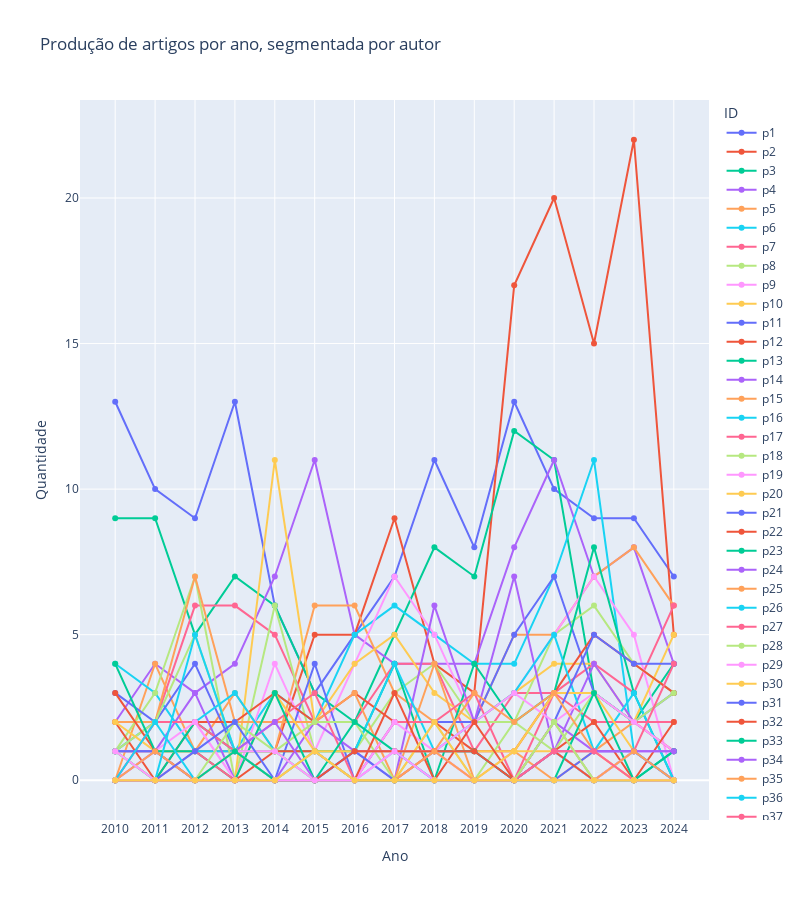

Notebook source saved alongside this figure:
### Code cell
plotador = PlotadorProducao(df_publ_pesq_anos)
plotador.plotar_linhas()

### Figure 1 — Plotly figure (JSON) as saved in the notebook; plotly's stock layout.template omitted (floating-point values rounded to 4 significant figures)
{"data": [{"hovertemplate": "ID=p1<br>Ano=%{x}<br>Quantidade=%{y}<extra></extra>", "legendgroup": "p1", "line": {"color": "#636efa", "dash": "solid"}, "mode": "lines+markers", "name": "p1", "orientation": "v", "showlegend": true, "type": "scatter", "x": ["2010", "2011", "2012", "2013", "2014", "2015", "2016", "2017", "2018", "2019", "2020", "2021", "2022", "2023", "2024"], "xaxis": "x", "y": [13, 10, 9, 13, 6, 3, 5, 7, 11, 8, 13, 10, 9, 9, 7], "yaxis": "y"}, {"hovertemplate": "ID=p2<br>Ano=%{x}<br>Quantidade=%{y}<extra></extra>", "legendgroup": "p2", "line": {"color": "#EF553B", "dash": "solid"}, "mode": "lines+markers", "name": "p2", "orientation": "v", "showlegend": true, "type": "scatter", "x": ["2010", "2011", "2012", "2013", "2014", "2015", "2016", "2017", "2018", "2019", "2020", "2021", "2022", "2023", "2024"], "xaxis": "x", "y": [1, 1, 1, 1, 1, 5, 5, 9, 4, 3, 17, 20, 15, 22, 5], "yaxis": "y"}, {"hovertemplate": "ID=p3<br>Ano=%{x}<br>Quantidade=%{y}<extra></extra>", "legendgroup": "p3", "line": {"color": "#00cc96", "dash": "solid"}, "mode": "lines+markers", "name": "p3", "orientation": "v", "showlegend": true, "type": "scatter", "x": ["2010", "2011", "2012", "2013", "2014", "2015", "2016", "2017", "2018", "2019", "2020", "2021", "2022", "2023", "2024"], "xaxis": "x", "y": [9, 9, 5, 7, 6, 3, 2, 5, 8, 7, 12, 11, 3, 2, 4], "yaxis": "y"}, {"hovertemplate": "ID=p4<br>Ano=%{x}<br>Quantidade=%{y}<extra></extra>", "legendgroup": "p4", "line": {"color": "#ab63fa", "dash": "solid"}, "mode": "lines+markers", "name": "p4", "orientation": "v", "showlegend": true, "type": "scatter", "x": ["2010", "2011", "2012", "2013", "2014", "2015", "2016", "2017", "2018", "2019", "2020", "2021", "2022", "2023", "2024"], "xaxis": "x", "y": [2, 4, 3, 4, 7, 11, 5, 4, 4, 4, 8, 11, 7, 8, 4], "yaxis": "y"}, {"hovertemplate": "ID=p5<br>Ano=%{x}<br>Quantidade=%{y}<extra></extra>", "legendgroup": "p5", "line": {"color": "#FFA15A", "dash": "solid"}, "mode": "lines+markers", "name": "p5", "orientation": "v", "showlegend": true, "type": "scatter", "x": ["2010", "2011", "2012", "2013", "2014", "2015", "2016", "2017", "2018", "2019", "2020", "2021", "2022", "2023", "2024"], "xaxis": "x", "y": [0, 4, 1, 3, 1, 6, 6, 3, 2, 2, 5, 5, 7, 8, 6], "yaxis": "y"}, {"hovertemplate": "ID=p6<br>Ano=%{x}<br>Quantidade=%{y}<extra></extra>", "legendgroup": "p6", "line": {"color": "#19d3f3", "dash": "solid"}, "mode": "lines+markers", "name": "p6", "orientation": "v", "showlegend": true, "type": "scatter", "x": ["2010", "2011", "2012", "2013", "2014", "2015", "2016", "2017", "2018", "2019", "2020", "2021", "2022", "2023", "2024"], "xaxis": "x", "y": [4, 3, 1, 1, 3, 2, 5, 6, 5, 4, 4, 7, 11, 1, 0], "yaxis": "y"}, {"hovertemplate": "ID=p7<br>Ano=%{x}<br>Quantidade=%{y}<extra></extra>", "legendgroup": "p7", "line": {"color": "#FF6692", "dash": "solid"}, "mode": "lines+markers", "name": "p7", "orientation": "v", "showlegend": true, "type": "scatter", "x": ["2010", "2011", "2012", "2013", "2014", "2015", "2016", "2017", "2018", "2019", "2020", "2021", "2022", "2023", "2024"], "xaxis": "x", "y": [0, 2, 6, 6, 5, 2, 2, 4, 4, 1, 3, 3, 4, 3, 6], "yaxis": "y"}, {"hovertemplate": "ID=p8<br>Ano=%{x}<br>Quantidade=%{y}<extra></extra>", "legendgroup": "p8", "line": {"color": "#B6E880", "dash": "solid"}, "mode": "lines+markers", "name": "p8", "orientation": "v", "showlegend": true, "type": "scatter", "x": ["2010", "2011", "2012", "2013", "2014", "2015", "2016", "2017", "2018", "2019", "2020", "2021", "2022", "2023", "2024"], "xaxis": "x", "y": [1, 3, 7, 0, 6, 1, 1, 3, 4, 2, 2, 5, 6, 4, 3], "yaxis": "y"}, {"hovertemplate": "ID=p9<br>Ano=%{x}<br>Quantidade=%{y}<extra></extra>", "legendgroup": "p9", "line": {"color": "#FF97FF", "dash": "solid"}, "mode": "lines+markers", "name": "p9", "orientation": "v", "showlegend": true, "type": "scatter", "x": ["2010", "2011", "2012", "2013", "2014", "2015", "2016", "2017", "2018", "2019", "2020", "2021", "2022", "2023", "2024"], "xaxis": "x", "y": [1, 2, 2, 0, 4, 1, 4, 7, 5, 2, 3, 5, 7, 5, 0], "yaxis": "y"}, {"hovertemplate": "ID=p10<br>Ano=%{x}<br>Quantidade=%{y}<extra></extra>", "legendgroup": "p10", "line": {"color": "#FECB52", "dash": "solid"}, "mode": "lines+markers", "name": "p10", "orientation": "v", "showlegend": true, "type": "scatter", "x": ["2010", "2011", "2012", "2013", "2014", "2015", "2016", "2017", "2018", "2019", "2020", "2021", "2022", "2023", "2024"], "xaxis": "x", "y": [0, 0, 0, 0, 11, 2, 4, 5, 3, 2, 3, 4, 4, 2, 5], "yaxis": "y"}, {"hovertemplate": "ID=p11<br>Ano=%{x}<br>Quantidade=%{y}<extra></extra>", "legendgroup": "p11", "line": {"color": "#636efa", "dash": "solid"}, "mode": "lines+markers", "name": "p11", "orientation": "v", "showlegend": true, "type": "scatter", "x": ["2010", "2011", "2012", "2013", "2014", "2015", "2016", "2017", "2018", "2019", "2020", "2021", "2022", "2023", "2024"], "xaxis": "x", "y": [3, 2, 4, 1, 0, 4, 0, 2, 2, 2, 5, 7, 3, 2, 3], "yaxis": "y"}, {"hovertemplate": "ID=p12<br>Ano=%{x}<br>Quantidade=%{y}<extra></extra>", "legendgroup": "p12", "line": {"color": "#EF553B", "dash": "solid"}, "mode": "lines+markers", "name": "p12", "orientation": "v", "showlegend": true, "type": "scatter", "x": ["2010", "2011", "2012", "2013", "2014", "2015", "2016", "2017", "2018", "2019", "2020", "2021", "2022", "2023", "2024"], "xaxis": "x", "y": [2, 0, 2, 2, 3, 2, 3, 2, 2, 1, 1, 3, 5, 4, 3], "yaxis": "y"}, {"hovertemplate": "ID=p13<br>Ano=%{x}<br>Quantidade=%{y}<extra></extra>", "legendgroup": "p13", "line": {"color": "#00cc96", "dash": "solid"}, "mode": "lines+markers", "name": "p13", "orientation": "v", "showlegend": true, "type": "scatter", "x": ["2010", "2011", "2012", "2013", "2014", "2015", "2016", "2017", "2018", "2019", "2020", "2021", "2022", "2023", "2024"], "xaxis": "x", "y": [1, 0, 2, 1, 1, 1, 1, 4, 0, 4, 2, 3, 8, 3, 0], "yaxis": "y"}, {"hovertemplate": "ID=p14<br>Ano=%{x}<br>Quantidade=%{y}<extra></extra>", "legendgroup": "p14", "line": {"color": "#ab63fa", "dash": "solid"}, "mode": "lines+markers", "name": "p14", "orientation": "v", "showlegend": true, "type": "scatter", "x": ["2010", "2011", "2012", "2013", "2014", "2015", "2016", "2017", "2018", "2019", "2020", "2021", "2022", "2023", "2024"], "xaxis": "x", "y": [1, 1, 3, 0, 0, 2, 1, 0, 6, 2, 7, 1, 4, 2, 1], "yaxis": "y"}, {"hovertemplate": "ID=p15<br>Ano=%{x}<br>Quantidade=%{y}<extra></extra>", "legendgroup": "p15", "line": {"color": "#FFA15A", "dash": "solid"}, "mode": "lines+markers", "name": "p15", "orientation": "v", "showlegend": true, "type": "scatter", "x": ["2010", "2011", "2012", "2013", "2014", "2015", "2016", "2017", "2018", "2019", "2020", "2021", "2022", "2023", "2024"], "xaxis": "x", "y": [2, 2, 7, 2, 2, 2, 3, 0, 4, 0, 1, 0, 1, 2, 1], "yaxis": "y"}, {"hovertemplate": "ID=p16<br>Ano=%{x}<br>Quantidade=%{y}<extra></extra>", "legendgroup": "p16", "line": {"color": "#19d3f3", "dash": "solid"}, "mode": "lines+markers", "name": "p16", "orientation": "v", "showlegend": true, "type": "scatter", "x": ["2010", "2011", "2012", "2013", "2014", "2015", "2016", "2017", "2018", "2019", "2020", "2021", "2022", "2023", "2024"], "xaxis": "x", "y": [1, 2, 2, 3, 1, 0, 1, 4, 1, 2, 3, 5, 1, 3, 0], "yaxis": "y"}, {"hovertemplate": "ID=p17<br>Ano=%{x}<br>Quantidade=%{y}<extra></extra>", "legendgroup": "p17", "line": {"color": "#FF6692", "dash": "solid"}, "mode": "lines+markers", "name": "p17", "orientation": "v", "showlegend": true, "type": "scatter", "x": ["2010", "2011", "2012", "2013", "2014", "2015", "2016", "2017", "2018", "2019", "2020", "2021", "2022", "2023", "2024"], "xaxis": "x", "y": [0, 2, 2, 1, 2, 3, 0, 2, 2, 3, 0, 3, 2, 2, 2], "yaxis": "y"}, {"hovertemplate": "ID=p18<br>Ano=%{x}<br>Quantidade=%{y}<extra></extra>", "legendgroup": "p18", "line": {"color": "#B6E880", "dash": "solid"}, "mode": "lines+markers", "name": "p18", "orientation": "v", "showlegend": true, "type": "scatter", "x": ["2010", "2011", "2012", "2013", "2014", "2015", "2016", "2017", "2018", "2019", "2020", "2021", "2022", "2023", "2024"], "xaxis": "x", "y": [1, 2, 5, 1, 1, 2, 2, 0, 0, 0, 2, 1, 3, 2, 3], "yaxis": "y"}, {"hovertemplate": "ID=p19<br>Ano=%{x}<br>Quantidade=%{y}<extra></extra>", "legendgroup": "p19", "line": {"color": "#FF97FF", "dash": "solid"}, "mode": "lines+markers", "name": "p19", "orientation": "v", "showlegend": true, "type": "scatter", "x": ["2010", "2011", "2012", "2013", "2014", "2015", "2016", "2017", "2018", "2019", "2020", "2021", "2022", "2023", "2024"], "xaxis": "x", "y": [0, 1, 2, 0, 0, 1, 0, 2, 1, 2, 3, 2, 3, 2, 1], "yaxis": "y"}, {"hovertemplate": "ID=p20<br>Ano=%{x}<br>Quantidade=%{y}<extra></extra>", "legendgroup": "p20", "line": {"color": "#FECB52", "dash": "solid"}, "mode": "lines+markers", "name": "p20", "orientation": "v", "showlegend": true, "type": "scatter", "x": ["2010", "2011", "2012", "2013", "2014", "2015", "2016", "2017", "2018", "2019", "2020", "2021", "2022", "2023", "2024"], "xaxis": "x", "y": [2, 1, 1, 0, 3, 1, 1, 1, 1, 1, 1, 3, 3, 1, 0], "yaxis": "y"}, {"hovertemplate": "ID=p21<br>Ano=%{x}<br>Quantidade=%{y}<extra></extra>", "legendgroup": "p21", "line": {"color": "#636efa", "dash": "solid"}, "mode": "lines+markers", "name": "p21", "orientation": "v", "showlegend": true, "type": "scatter", "x": ["2010", "2011", "2012", "2013", "2014", "2015", "2016", "2017", "2018", "2019", "2020", "2021", "2022", "2023", "2024"], "xaxis": "x", "y": [1, 1, 0, 0, 0, 0, 0, 0, 1, 1, 0, 2, 5, 4, 4], "yaxis": "y"}, {"hovertemplate": "ID=p22<br>Ano=%{x}<br>Quantidade=%{y}<extra></extra>", "legendgroup": "p22", "line": {"color": "#EF553B", "dash": "solid"}, "mode": "lines+markers", "name": "p22", "orientation": "v", "showlegend": true, "type": "scatter", "x": ["2010", "2011", "2012", "2013", "2014", "2015", "2016", "2017", "2018", "2019", "2020", "2021", "2022", "2023", "2024"], "xaxis": "x", "y": [3, 1, 0, 0, 1, 1, 0, 3, 0, 2, 0, 1, 2, 0, 2], "yaxis": "y"}, {"hovertemplate": "ID=p23<br>Ano=%{x}<br>Quantidade=%{y}<extra></extra>", "legendgroup": "p23", "line": {"color": "#00cc96", "dash": "solid"}, "mode": "lines+markers", "name": "p23", "orientation": "v", "showlegend": true, "type": "scatter", "x": ["2010", "2011", "2012", "2013", "2014", "2015", "2016", "2017", "2018", "2019", "2020", "2021", "2022", "2023", "2024"], "xaxis": "x", "y": [4, 1, 1, 0, 3, 0, 2, 1, 1, 1, 0, 1, 0, 0, 1], "yaxis": "y"}, {"hovertemplate": "ID=p24<br>Ano=%{x}<br>Quantidade=%{y}<extra></extra>", "legendgroup": "p24", "line": {"color": "#ab63fa", "dash": "solid"}, "mode": "lines+markers", "name": "p24", "orientation": "v", "showlegend": true, "type": "scatter", "x": ["2010", "2011", "2012", "2013", "2014", "2015", "2016", "2017", "2018", "2019", "2020", "2021", "2022", "2023", "2024"], "xaxis": "x", "y": [0, 1, 0, 1, 2, 0, 1, 1, 0, 0, 0, 2, 1, 1, 1], "yaxis": "y"}, {"hovertemplate": "ID=p25<br>Ano=%{x}<br>Quantidade=%{y}<extra></extra>", "legendgroup": "p25", "line": {"color": "#FFA15A", "dash": "solid"}, "mode": "lines+markers", "name": "p25", "orientation": "v", "showlegend": true, "type": "scatter", "x": ["2010", "2011", "2012", "2013", "2014", "2015", "2016", "2017", "2018", "2019", "2020", "2021", "2022", "2023", "2024"], "xaxis": "x", "y": [0, 1, 0, 0, 0, 0, 0, 0, 1, 3, 2, 3, 1, 0, 0], "yaxis": "y"}, {"hovertemplate": "ID=p26<br>Ano=%{x}<br>Quantidade=%{y}<extra></extra>", "legendgroup": "p26", "line": {"color": "#19d3f3", "dash": "solid"}, "mode": "lines+markers", "name": "p26", "orientation": "v", "showlegend": true, "type": "scatter", "x": ["2010", "2011", "2012", "2013", "2014", "2015", "2016", "2017", "2018", "2019", "2020", "2021", "2022", "2023", "2024"], "xaxis": "x", "y": [0, 0, 5, 1, 0, 1, 0, 1, 0, 0, 0, 1, 0, 1, 0], "yaxis": "y"}, {"hovertemplate": "ID=p27<br>Ano=%{x}<br>Quantidade=%{y}<extra></extra>", "legendgroup": "p27", "line": {"color": "#FF6692", "dash": "solid"}, "mode": "lines+markers", "name": "p27", "orientation": "v", "showlegend": true, "type": "scatter", "x": ["2010", "2011", "2012", "2013", "2014", "2015", "2016", "2017", "2018", "2019", "2020", "2021", "2022", "2023", "2024"], "xaxis": "x", "y": [0, 0, 1, 0, 0, 0, 0, 0, 1, 0, 0, 2, 0, 1, 4], "yaxis": "y"}, {"hovertemplate": "ID=p28<br>Ano=%{x}<br>Quantidade=%{y}<extra></extra>", "legendgroup": "p28", "line": {"color": "#B6E880", "dash": "solid"}, "mode": "lines+markers", "name": "p28", "orientation": "v", "showlegend": true, "type": "scatter", "x": ["2010", "2011", "2012", "2013", "2014", "2015", "2016", "2017", "2018", "2019", "2020", "2021", "2022", "2023", "2024"], "xaxis": "x", "y": [1, 0, 0, 2, 1, 0, 0, 0, 2, 0, 0, 2, 0, 0, 0], "yaxis": "y"}, {"hovertemplate": "ID=p29<br>Ano=%{x}<br>Quantidade=%{y}<extra></extra>", "legendgroup": "p29", "line": {"color": "#FF97FF", "dash": "solid"}, "mode": "lines+markers", "name": "p29", "orientation": "v", "showlegend": true, "type": "scatter", "x": ["2010", "2011", "2012", "2013", "2014", "2015", "2016", "2017", "2018", "2019", "2020", "2021", "2022", "2023", "2024"], "xaxis": "x", "y": [1, 0, 0, 1, 1, 0, 0, 1, 1, 0, 0, 1, 0, 1, 0], "yaxis": "y"}, {"hovertemplate": "ID=p30<br>Ano=%{x}<br>Quantidade=%{y}<extra></extra>", "legendgroup": "p30", "line": {"color": "#FECB52", "dash": "solid"}, "mode": "lines+markers", "name": "p30", "orientation": "v", "showlegend": true, "type": "scatter", "x": ["2010", "2011", "2012", "2013", "2014", "2015", "2016", "2017", "2018", "2019", "2020", "2021", "2022", "2023", "2024"], "xaxis": "x", "y": [0, 0, 0, 1, 0, 1, 0, 0, 2, 0, 1, 1, 1, 0, 0], "yaxis": "y"}, {"hovertemplate": "ID=p31<br>Ano=%{x}<br>Quantidade=%{y}<extra></extra>", "legendgroup": "p31", "line": {"color": "#636efa", "dash": "solid"}, "mode": "lines+markers", "name": "p31", "orientation": "v", "showlegend": true, "type": "scatter", "x": ["2010", "2011", "2012", "2013", "2014", "2015", "2016", "2017", "2018", "2019", "2020", "2021", "2022", "2023", "2024"], "xaxis": "x", "y": [0, 0, 1, 2, 0, 0, 1, 0, 0, 0, 0, 0, 1, 1, 0], "yaxis": "y"}, {"hovertemplate": "ID=p32<br>Ano=%{x}<br>Quantidade=%{y}<extra></extra>", "legendgroup": "p32", "line": {"color": "#EF553B", "dash": "solid"}, "mode": "lines+markers", "name": "p32", "orientation": "v", "showlegend": true, "type": "scatter", "x": ["2010", "2011", "2012", "2013", "2014", "2015", "2016", "2017", "2018", "2019", "2020", "2021", "2022", "2023", "2024"], "xaxis": "x", "y": [0, 0, 0, 0, 0, 0, 1, 1, 1, 1, 0, 1, 0, 0, 0], "yaxis": "y"}, {"hovertemplate": "ID=p33<br>Ano=%{x}<br>Quantidade=%{y}<extra></extra>", "legendgroup": "p33", "line": {"color": "#00cc96", "dash": "solid"}, "mode": "lines+markers", "name": "p33", "orientation": "v", "showlegend": true, "type": "scatter", "x": ["2010", "2011", "2012", "2013", "2014", "2015", "2016", "2017", "2018", "2019", "2020", "2021", "2022", "2023", "2024"], "xaxis": "x", "y": [0, 0, 0, 1, 0, 0, 0, 0, 0, 0, 0, 0, 3, 0, 1], "yaxis": "y"}, {"hovertemplate": "ID=p34<br>Ano=%{x}<br>Quantidade=%{y}<extra></extra>", "legendgroup": "p34", "line": {"color": "#ab63fa", "dash": "solid"}, "mode": "lines+markers", "name": "p34", "orientation": "v", "showlegend": true, "type": "scatter", "x": ["2010", "2011", "2012", "2013", "2014", "2015", "2016", "2017", "2018", "2019", "2020", "2021", "2022", "2023", "2024"], "xaxis": "x", "y": [0, 0, 0, 0, 0, 0, 0, 0, 0, 0, 0, 1, 1, 1, 1], "yaxis": "y"}, {"hovertemplate": "ID=p35<br>Ano=%{x}<br>Quantidade=%{y}<extra></extra>", "legendgroup": "p35", "line": {"color": "#FFA15A", "dash": "solid"}, "mode": "lines+markers", "name": "p35", "orientation": "v", "showlegend": true, "type": "scatter", "x": ["2010", "2011", "2012", "2013", "2014", "2015", "2016", "2017", "2018", "2019", "2020", "2021", "2022", "2023", "2024"], "xaxis": "x", "y": [0, 0, 0, 0, 0, 0, 0, 0, 1, 0, 0, 0, 0, 1, 0], "yaxis": "y"}, {"hovertemplate": "ID=p36<br>Ano=%{x}<br>Quantidade=%{y}<extra></extra>", "legendgroup": "p36", "line": {"color": "#19d3f3", "dash": "solid"}, "mode": "lines+markers", "name": "p36", "orientation": "v", "showlegend": true, "type": "scatter", "x": ["2010", "2011", "2012", "2013", "2014", "2015", "2016", "2017", "2018", "2019", "2020", "2021", "2022", "2023", "2024"], "xaxis": "x", "y": [0, 2, 0, 0, 0, 0, 0, 0, 0, 0, 0, 0, 0, 0, 0], "yaxis": "y"}, {"hovertemplate": "ID=p37<br>Ano=%{x}<br>Quantidade=%{y}<extra></extra>", "legendgroup": "p37", "line": {"color": "#FF6692", "dash": "solid"}, "mode": "lines+markers", "name": "p37", "orientation": "v", "showlegend": true, "type": "scatter", "x": ["2010", "2011", "2012", "2013", "2014", "2015", "2016", "2017", "2018", "2019", "2020", "2021", "2022", "2023", "2024"], "xaxis": "x", "y": [0, 0, 0, 0, 0, 0, 0, 0, 0, 0, 0, 1, 1, 0, 0], "yaxis": "y"}, {"hovertemplate": "ID=p38<br>Ano=%{x}<br>Quantidade=%{y}<extra></extra>", "legendgroup": "p38", "line": {"color": "#B6E880", "dash": "solid"}, "mode": "lines+markers", "name": "p38", "orientation": "v", "showlegend": true, "type": "scatter", "x": ["2010", "2011", "2012", "2013", "2014", "2015", "2016", "2017", "2018", "2019", "2020", "2021", "2022", "2023", "2024"], "xaxis": "x", "y": [0, 0, 0, 0, 0, 0, 0, 0, 0, 0, 0, 2, 0, 0, 0], "yaxis": "y"}, {"hovertemplate": "ID=p39<br>Ano=%{x}<br>Quantidade=%{y}<extra></extra>", "legendgroup": "p39", "line": {"color": "#FF97FF", "dash": "solid"}, "mode": "lines+markers", "name": "p39", "orientation": "v", "showlegend": true, "type": "scatter", "x": ["2010", "2011", "2012", "2013", "2014", "2015", "2016", "2017", "2018", "2019", "2020", "2021", "2022", "2023", "2024"], "xaxis": "x", "y": [0, 0, 0, 0, 0, 0, 0, 1, 0, 0, 0, 0, 0, 0, 0], "yaxis": "y"}, {"hovertemplate": "ID=p40<br>Ano=%{x}<br>Quantidade=%{y}<extra></extra>", "legendgroup": "p40", "line": {"color": "#FECB52", "dash": "solid"}, "mode": "lines+markers", "name": "p40", "orientation": "v", "showlegend": true, "type": "scatter", "x": ["2010", "2011", "2012", "2013", "2014", "2015", "2016", "2017", "2018", "2019", "2020", "2021", "2022", "2023", "2024"], "xaxis": "x", "y": [0, 0, 0, 0, 0, 1, 0, 0, 0, 0, 0, 0, 0, 0, 0], "yaxis": "y"}], "layout": {"height": 900, "legend": {"title": {"text": "ID"}, "tracegroupgap": 0}, "title": {"text": "Produção de artigos por ano, segmentada por autor"}, "width": 800, "xaxis": {"anchor": "y", "domain": [0, 1], "title": {"text": "Ano"}, "type": "category"}, "yaxis": {"anchor": "x", "domain": [0, 1], "title": {"text": "Quantidade"}}}}
